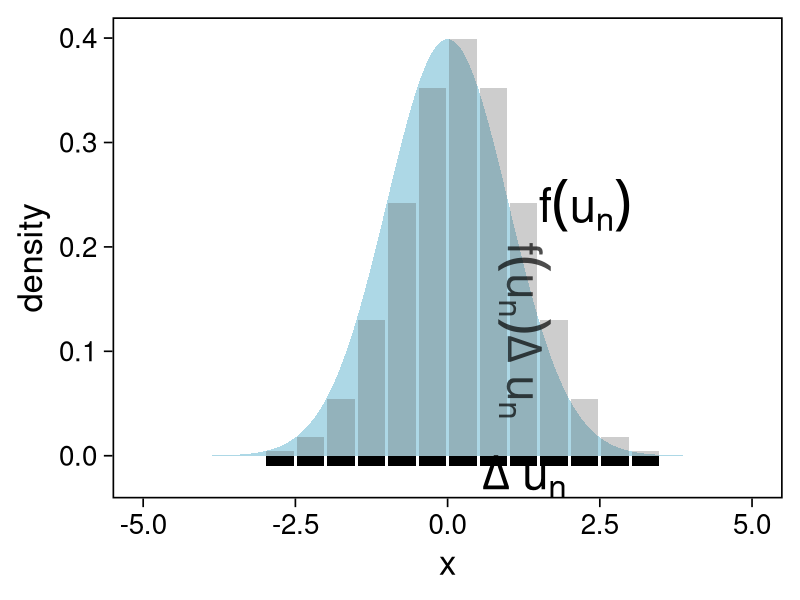
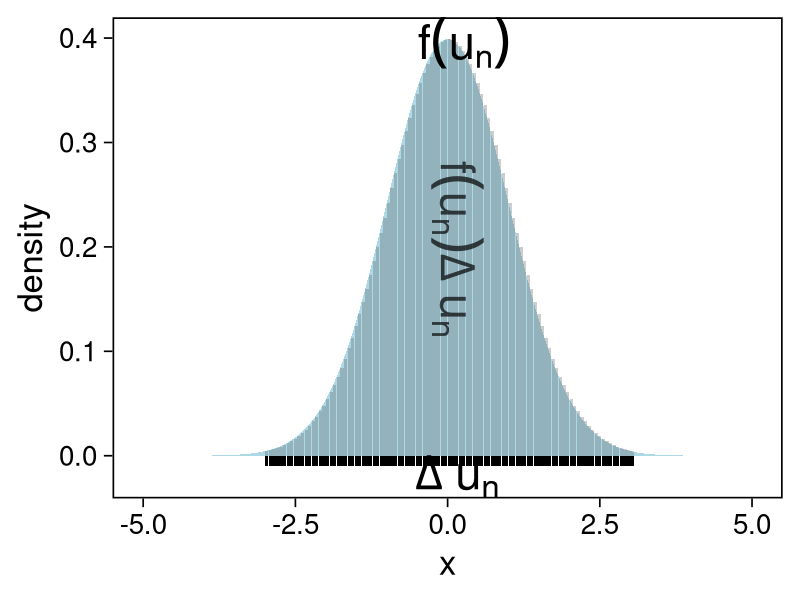
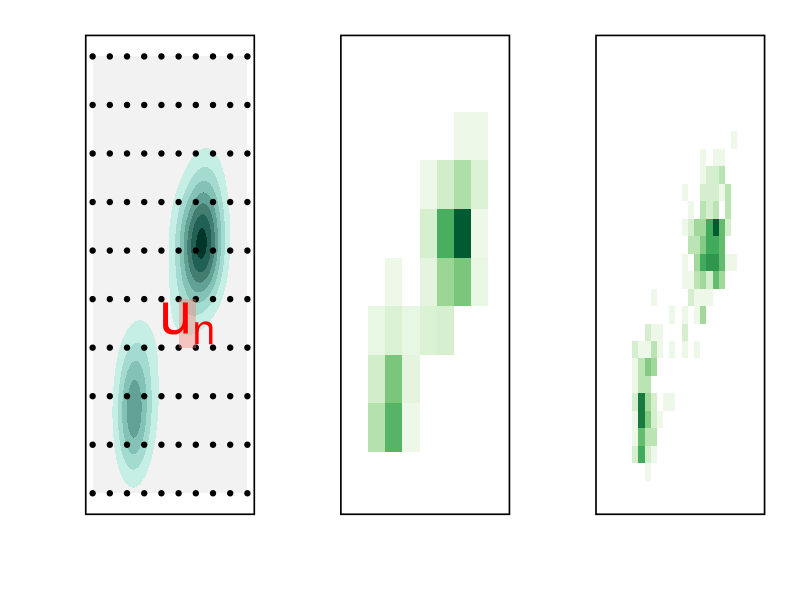
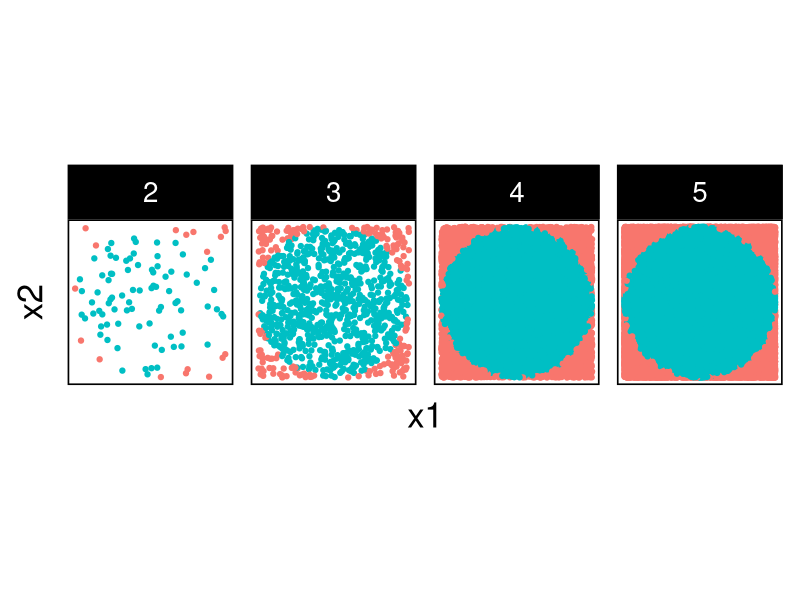
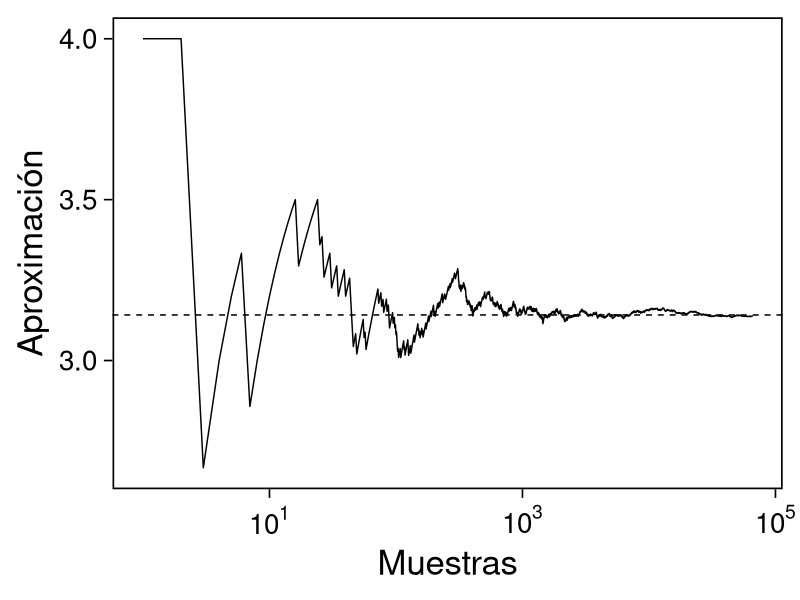
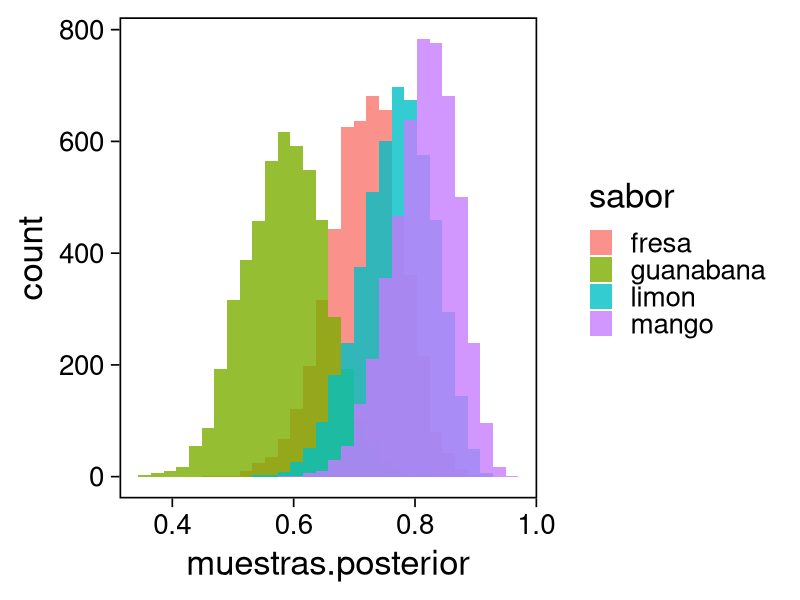
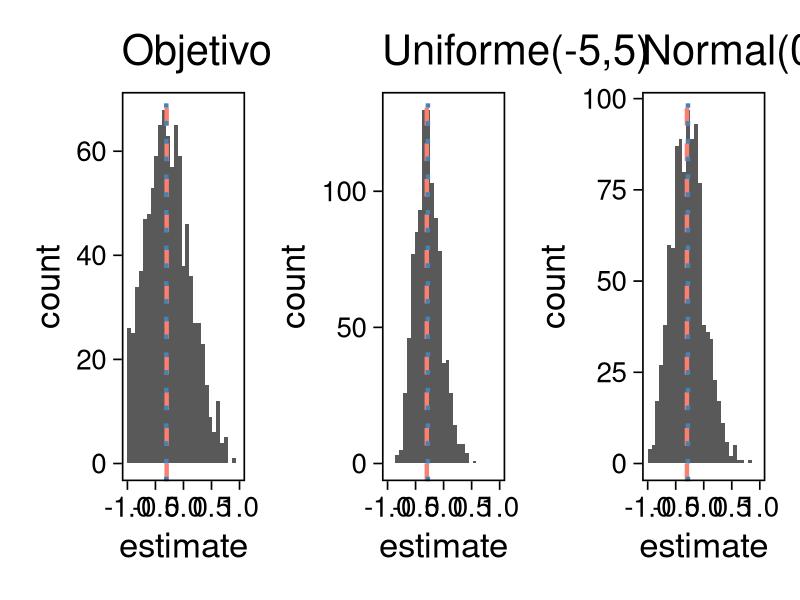

Write R code to recreate these figures, in order.
## Setup --------------------------------------------------

## Setup --------------------------------------------
library(tidyverse)
library(patchwork)
library(scales)

## Cambia el default del tamaño de fuente 
theme_set(theme_linedraw(base_size = 25))

## Cambia el número de decimales para mostrar
options(digits = 4)
## Problemas con mi consola en Emacs
options(pillar.subtle = FALSE)
options(rlang_backtrace_on_error = "none")
options(crayon.enabled = FALSE)

## Para el tema de ggplot
sin_lineas <- theme(panel.grid.major = element_blank(),
                    panel.grid.minor = element_blank())
color.itam  <- c("#00362b","#004a3b", "#00503f", "#006953", "#008367", "#009c7b", "#00b68f", NA)

sin_leyenda <- theme(legend.position = "none")
sin_ejes <- theme(axis.ticks = element_blank(), axis.text = element_blank())

## Ejemplo de integracion numerica -----------------------

grid.n          <- 11                 # Número de celdas 
grid.size       <- 6/(grid.n+1)       # Tamaño de celdas en el intervalo [-3, 3]
norm.cuadrature <- tibble(x = seq(-3, 3, by = grid.size), y = dnorm(x) )


norm.density <- tibble(x = seq(-5, 5, by = .01), 
       y = dnorm(x) )

norm.cuadrature |>
  ggplot(aes(x=x + grid.size/2, y=y)) + 
  geom_area(data = norm.density, aes(x = x, y = y), fill = 'lightblue') + 
  geom_bar(stat="identity", alpha = .3) + 
  geom_bar(aes(x = x + grid.size/2, y = -0.01), fill = 'black', stat="identity") + 
  sin_lineas + xlab('x') + ylab("density") + 
  annotate('text', label = expression(Delta~u[n]),
           x = .01 + 5 * grid.size/2, y = -.02, size = 12) + 
  annotate('text', label = expression(f(u[n]) ),
           x = .01 + 9 * grid.size/2, y = dnorm(.01 + 4 * grid.size/2), size = 12) + 
  annotate('text', label = expression(f(u[n]) * Delta~u[n]), 
           x = .01 + 5 * grid.size/2, y = dnorm(.01 + 4 * grid.size/2)/2, 
           angle = -90, alpha = .7, size = 12)

grid.n          <- 101                 # Número de celdas 
grid.size       <- 6/(grid.n+1)       # Tamaño de celdas en el intervalo [-3, 3]
norm.cuadrature <- tibble(x = seq(-3, 3, by = grid.size), y = dnorm(x) )

norm.cuadrature |>
    ggplot(aes(x=x + grid.size/2, y=y)) + 
    geom_area(data = norm.density, aes(x = x, y = y), fill = 'lightblue') + 
    geom_bar(stat="identity", alpha = .3) + 
    geom_bar(aes(x = x + grid.size/2, y = -0.01), fill = 'black', stat="identity") + 
    sin_lineas + xlab('x') + ylab("density") + 
    annotate('text', label = expression(Delta~u[n]),
             x = .01 + 5 * grid.size/2, y = -.02, size = 12) + 
    annotate('text', label = expression(f(u[n]) ),
             x = .01 + 9 * grid.size/2, y = dnorm(.01 + 4 * grid.size/2), size = 12) + 
    annotate('text', label = expression(f(u[n]) * Delta~u[n]), 
             x = .01 + 5 * grid.size/2, y = dnorm(.01 + 4 * grid.size/2)/2, 
             angle = -90, alpha = .7, size = 12)

crear_log_post <- function(n, k){
  function(theta){
    verosim <- k * log(theta) + (n - k) * log(1 - theta)
    inicial <- log(theta)
    verosim + inicial
  }
}

# observamos 3 éxitos en 4 pruebas:
log_post <- crear_log_post(4, 3)
prob_post <- function(x) { exp(log_post(x))}
# integramos numéricamente
p_x <- integrate(prob_post, lower = 0, upper = 1, subdivisions = 100L)
p_x

media_funcion <- function(theta){
  theta * prob_post(theta) / p_x$value
}
integral_media <- integrate(media_funcion,
                            lower = 0, upper = 1,
                            subdivisions = 100L)
media_post <- integral_media$value 
c(Numerico = media_post, Analitico = 5/(2+5))

canvas <- ggplot(faithful, aes(x = eruptions, y = waiting)) +
  xlim(0.5, 6) +
  ylim(40, 110)

grid.size <- 10 - 1

mesh <- expand.grid(x = seq(0.5, 6, by = (6-.5)/grid.size),
                    y = seq(40, 110, by = (110-40)/grid.size))

g1 <- canvas +
  geom_density_2d_filled(aes(alpha = ..level..), bins = 8) +
  scale_fill_manual(values = rev(color.itam)) + 
  sin_lineas + theme(legend.position = "none") +
  geom_point(data = mesh, aes(x = x, y = y)) + 
  annotate("rect", xmin = .5 + 5 * (6-.5)/grid.size, 
           xmax = .5 + 6 * (6-.5)/grid.size, 
           ymin = 40 + 3 * (110-40)/grid.size, 
           ymax = 40 + 4 * (110-40)/grid.size,
           linestyle = 'dashed', 
           fill = 'salmon', alpha = .4) + ylab("") + xlab("") + 
  annotate('text', x = .5 + 5.5 * (6-.5)/grid.size, 
           y = 40 + 3.5 * (110-40)/grid.size, 
           label = expression(u[n]), color = 'red', size = 15) +
  theme(axis.ticks = element_blank(), 
        axis.text = element_blank())


g2 <- canvas + 
  stat_bin2d(aes(fill = after_stat(density)), binwidth = c((6-.5)/grid.size, (110-40)/grid.size)) +
  sin_lineas + theme(legend.position = "none") +
  theme(axis.ticks = element_blank(), 
        axis.text = element_blank()) +
  scale_fill_distiller(palette = "Greens", direction = 1) + 
  sin_lineas + theme(legend.position = "none") +
  ylab("") + xlab("")

g3 <- canvas + 
  stat_bin2d(aes(fill = after_stat(density)), binwidth = c((6-.5)/25, (110-40)/25)) +
  sin_lineas + theme(legend.position = "none") +
  theme(axis.ticks = element_blank(), 
        axis.text = element_blank()) +
  scale_fill_distiller(palette = "Greens", direction = 1) + 
  sin_lineas + theme(legend.position = "none") +
  ylab("") + xlab("")

g1 + g2 + g3

## Integración Monte Carlo ----------------------------------- 
genera_dardos <- function(n = 100){
    tibble(x1 = runif(n, min = -1, max = 1), 
           x2 = runif(n, min = -1, max = 1)) %>% 
      mutate(resultado = ifelse(x1**2 + x2**2 <= 1., 1., 0.))
  }

  dardos <- tibble(n = seq(2,5)) %>% 
    mutate(datos = map(10**n, genera_dardos)) %>% 
    unnest() 

  dardos %>% 
    ggplot(aes(x = x1, y = x2)) + 
      geom_point(aes(color = factor(resultado))) + 
      facet_wrap(~n, nrow = 1) +  
    sin_lineas + sin_ejes + sin_leyenda + coord_equal()

dardos |>
  group_by(n) |>
  summarise(aprox = 4 * mean(resultado))

set.seed(1087)

genera_dardos(n = 2**16) %>% 
  mutate(n = seq(1, 2**16), 
         approx = cummean(resultado) * 4) %>% 
  ggplot(aes(x = n, y = approx)) + 
    geom_line() + 
    geom_hline(yintercept = pi, linetype = 'dashed') + 
    scale_x_continuous(trans='log10', 
                       labels = trans_format("log10", math_format(10^.x))) + 
  ylab('Aproximación') + xlab("Muestras") + sin_lineas

### Ejemplo proporciones ------------------

theta <- rbeta(10000, 5, 2)
media_post <- mean(theta)
momento_2_post <- mean(theta^2)
c(mu_1 = media_post, mu_2 = momento_2_post)

mean(exp(theta) > 2)

### Ejemplo helados -------------------------

datos <- tibble(
  sabor = c("fresa", "limon", "mango", "guanabana"),
  n = c(50, 45, 51, 50), gusto = c(36, 35, 42, 29)) %>% 
  mutate(prop_gust = gusto / n)

datos

datos <- datos |>
  mutate(a_post = gusto + 2,
         b_post = n - gusto + 1,
         media_post = a_post/(a_post + b_post))
datos

modelo_beta <- function(params, n = 5000){
  rbeta(n, params$alpha, params$beta)
}

## Generamos muestras de la posterior
paletas <- datos |>
  mutate(alpha = a_post, beta = b_post) |>
  nest(params.posterior = c(alpha, beta)) |>
  mutate(muestras.posterior = map(params.posterior, modelo_beta)) |>
  select(sabor, muestras.posterior)

paletas |>
  unnest(muestras.posterior) |>
  ggplot(aes(muestras.posterior)) +
  geom_histogram(aes(fill = sabor), position = "identity", alpha = .8) +
  sin_lineas

## Utilizamos el metodo Monte Carlo para aproximar la integral. 
paletas |>
  unnest(muestras.posterior) |>
  mutate(id = rep(seq(1, 5000), 4)) |> group_by(id) |>
  summarise(favorito = sabor[which.max(muestras.posterior)]) |>
  group_by(favorito) |> tally() |>
  mutate(prop = n/sum(n))

crea_mezcla <- function(weights){
  function(x){
    weights$w1 * dnorm(x, mean = -1.5, sd = .5) +
      weights$w2 * dnorm(x, mean = 1.5, sd = .7)
  }
}
objetivo <- crea_mezcla(list(w1 = .6, w2 = .4))

muestras_mezcla <- function(id){
  n <- 100
  tibble(u = runif(n)) |>
    mutate(muestras = ifelse(u <= .6,
                             rnorm(1, -1.5, sd = .5),
                             rnorm(1,  1.5, sd = .7))) |>
    pull(muestras)
}

muestras.mezcla <- tibble(id = 1:1000) |>
  mutate(muestras  = map(id, muestras_mezcla)) |>
  unnest(muestras) |>
  group_by(id) |>
  summarise(estimate = mean(muestras))

g0 <- muestras.mezcla |>
  ggplot(aes(estimate)) +
  geom_histogram() +
  geom_vline(xintercept = -1.5 * .6 + 1.5 * .4,
             lty = 2, color = 'salmon', lwd = 1.5) +
  geom_vline(xintercept = mean(muestras.mezcla$estimate),
             lty = 3, color = 'steelblue', lwd = 1.5) +
  xlim(-1, 1) +
  ggtitle("Objetivo") + sin_lineas

muestras_uniforme <- function(id){
  n <- 100
  runif(n, -5, 5)
}

muestras.uniforme <- tibble(id = 1:1000) |>
  mutate(muestras  = map(id, muestras_uniforme)) |>
  unnest(muestras) |>
  mutate(pix = objetivo(muestras),
         gx  = dunif(muestras, -5, 5),
         wx  = pix/gx) |>
  group_by(id) |>
  summarise(estimate = sum(muestras * wx)/sum(wx))

g1 <- muestras.uniforme |>
  ggplot(aes(estimate)) +
  geom_histogram() +
  geom_vline(xintercept = -1.5 * .6 + 1.5 * .4,
             lty = 2, color = 'salmon', lwd = 1.5) +
  geom_vline(xintercept = mean(muestras.uniforme$estimate),
             lty = 3, color = 'steelblue', lwd = 1.5) +
  xlim(-1, 1) +
  ggtitle("Uniforme(-5,5)") + sin_lineas

muestras_importancia <- function(id){
  n <- 100
  rnorm(n, 0, sd = 1)
}  

muestras.normal  <- tibble(id = 1:1000) |>
  mutate(muestras  = map(id, muestras_importancia)) |>
  unnest(muestras) |>
  mutate(pix = objetivo(muestras),
         gx  = dnorm(muestras, 0, sd = 1),
         wx  = pix/gx) |>
  group_by(id) |>
  summarise(estimate = sum(muestras * wx)/sum(wx))

g2  <- muestras.normal |> ggplot(aes(estimate)) +
  geom_histogram() +
  geom_vline(xintercept = -1.5 * .6 + 1.5 * .4,
             lty = 2, color = 'salmon', lwd = 1.5) +
  geom_vline(xintercept = mean(muestras.normal$estimate),
             lty = 3, color = 'steelblue', lwd = 1.5) +
  xlim(-1, 1) +
  ggtitle("Normal(0, 2)") +
  sin_lineas

g0 + g1 + g2
